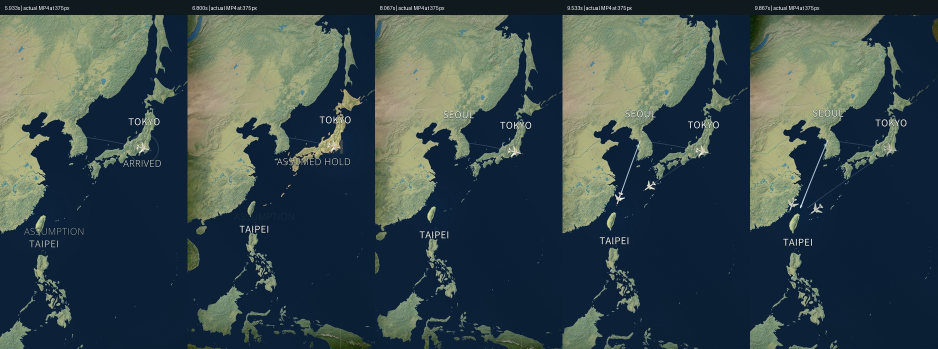
#> input picture deliverables/WORLD_SIMULATION_ENGINE/PRODUCTION_DEFAULT_INTEGRATION_v1/mobile_frames_2.jpg, 1875 x 697 px, given in place of final (2).mp4, which was not available (shown at 1/2 size)
$ python analyze.py
#> lines starting #> are read from the running program, lines starting #| are printed output that depends on the picture; pictures that were not available may be replaced by others from this repository, and a replacement may not be noted
import sys,json,hashlib,math,subprocess
from pathlib import Path
sys.path.insert(0,'/tmp/world-direction-v012/python')
import cv2,numpy as np
from scipy.signal import find_peaks
from PIL import Image,ImageDraw
ROOT=Path('/tmp/world-direction-v012')
FILES=[Path('/workspace/attachments/ba4b37c3-4cc3-4bb1-9218-3f59fe960a88/final (2).mp4'),Path('/workspace/attachments/3ba363f6-90fd-4ddf-bc0d-a6abc5ba7615/lv_0_20261008074313.mp4')]
def intervals(flags):
 out=[];start=None
 for i,f in enumerate(list(flags)+[False]):
  if f and start is None:start=i
  if not f and start is not None:
   if i-start>=9:out.append({'start':round(start/30,3),'end':round(i/30,3),'duration':round((i-start)/30,3)})
   start=None
 return out
for n,file in enumerate(FILES):
 cap=cv2.VideoCapture(str(file));frames=[];rows=[];last=None;previous=None
 while True:
  okay,frame=cap.read()
#> frame is the input picture: shape (697, 1875, 3); mean B, G, R 76, 73.4, 57
  if not okay:break
  frame=cv2.resize(frame,(270,round(frame.shape[0]*270/frame.shape[1])))
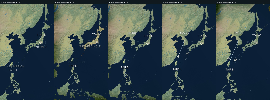
#> frame: shape (100, 270, 3); mean B, G, R 76.1, 73.5, 57.1
  frames.append(frame)
  h,w=frame.shape[:2];roi=frame[int(h*(.08 if n else .10)):int(h*(.64 if n else .85)),int(w*.05):int(w*.88)]
#> after `h, w = frame.shape[:2]`: h = 100; w = 270
#> after `roi = frame[int(h * (0.08 if n else 0.1)):int(h * (0.64 if n else 0.85`:
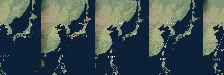
#> roi: shape (75, 224, 3); mean B, G, R 80, 78.7, 62.9
  gray=cv2.cvtColor(roi,cv2.COLOR_BGR2GRAY);row={'frame':len(frames)-1,'time':round((len(frames)-1)/30,6),'luma':float(gray.mean()),'dark_fraction':float((gray<18).mean()),'median_flow_px':None,'rotation_2d_deg_per_s':None,'scale_log_per_s':None,'affine_inliers':0}
#> after `gray = cv2.cvtColor(roi, cv2.COLOR_BGR2GRAY)`:
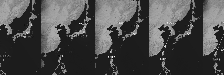
#> gray: shape (75, 224); min 11, max 248, mean 74.2
  if last is not None:
   pts=cv2.goodFeaturesToTrack(last,600,.012,6)
   if pts is not None:
    moved,status,err=cv2.calcOpticalFlowPyrLK(last,gray,pts,None,winSize=(21,21),maxLevel=3)
    valid=status.ravel()==1;a=pts[valid].reshape(-1,2);b=moved[valid].reshape(-1,2)
    if len(a)>=20:
     distances=np.linalg.norm(b-a,axis=1);row['median_flow_px']=float(np.median(distances))
     transform,mask=cv2.estimateAffinePartial2D(a,b,method=cv2.RANSAC,ransacReprojThreshold=1.8)
     if transform is not None and mask.sum()>=20 and mask.mean()>=.55:
      row['affine_inliers']=int(mask.sum());row['rotation_2d_deg_per_s']=math.atan2(transform[1,0],transform[0,0])*180/math.pi*30;row['scale_log_per_s']=math.log(max(1e-9,math.hypot(transform[0,0],transform[1,0])))*30
   row['frame_change']=float(np.abs(gray.astype(float)-last.astype(float)).mean())
  rows.append(row);last=gray
 cap.release()
 # Exclude the reference's appended CapCut slate; preserve full decoded records.
 end=12 if n==0 else 18.8
 selected=[r for r in rows if r['time']<end]
 smooth=[]
 for i,r in enumerate(selected):
  vals=[x['median_flow_px'] for x in selected[max(0,i-2):i+3] if x['median_flow_px'] is not None]
  smooth.append(float(np.median(vals)) if vals else None)
 settles=intervals([v is not None and v<.45 for v in smooth]);high=intervals([v is not None and v>2.2 for v in smooth])
 vel=[abs(r['rotation_2d_deg_per_s']) for r in selected if r['rotation_2d_deg_per_s'] is not None];zoom=[abs(r['scale_log_per_s']) for r in selected if r['scale_log_per_s'] is not None]
 audio=ROOT/f'audio{n}.f32';subprocess.run(['ffmpeg','-v','error','-i',str(file),'-vn','-ac','1','-ar','48000','-f','f32le',str(audio)],check=True)
 samples=np.fromfile(audio,dtype=np.float32);rms=np.sqrt(np.mean(samples[:len(samples)//1600*1600].reshape(-1,1600)**2,axis=1));db=20*np.log10(np.maximum(rms,1e-8));novelty=np.maximum(0,np.diff(db,prepend=db[0]));peaks,_=find_peaks(novelty,height=3.5,distance=6)
 report={'file':file.name,'sha256':hashlib.sha256(file.read_bytes()).hexdigest(),'decoded_frames':len(frames),'content_end':end,'excluded_tail_reason':'CapCut export slate after actual reference map segment' if n else None,'measurement':'2D feature flow/affine proxies on geographic ROI; not physical 3D camera or isolated SFX','thresholds':{'settle_px_per_frame':.45,'high_motion_px_per_frame':2.2,'min_segment_seconds':.3},'settles':settles,'high_motion':high,'rotation_2d_abs_p95_deg_s':float(np.percentile(vel,95)) if vel else None,'log_scale_abs_p95_s':float(np.percentile(zoom,95)) if zoom else None,'median_luma':float(np.median([r['luma'] for r in selected])),'last_map_luma':selected[-1]['luma'],'audio_transient_candidates':[round(int(i)/30,3) for i in peaks if i/30<end],'audio_peak':float(abs(samples).max()),'frames':rows}
 (ROOT/f'metrics{n}.json').write_text(json.dumps(report,indent=2))
 print(json.dumps({k:v for k,v in report.items() if k!='frames'}),flush=True)
 for page,start in enumerate(range(0,math.ceil(end*2),18)):
  selected_indices=[min(len(frames)-1,round(k*.5*30)) for k in range(start,min(start+18,math.ceil(end*2)))];tile_h=frames[0].shape[0]+24;sheet=Image.new('RGB',(270*6,tile_h*3),'#121d25');draw=ImageDraw.Draw(sheet)
  for j,i in enumerate(selected_indices):
   im=Image.fromarray(cv2.cvtColor(frames[i],cv2.COLOR_BGR2RGB));x=j%6*270;y=j//6*tile_h;sheet.paste(im,(x,y+24));draw.text((x+4,y+4),f'{i/30:.3f}s / frame {i}',fill='white')
  sheet.save(ROOT/f'contact_{n}_{page}.jpg',quality=91)

$ run again, on deliverables/WORLD_SIMULATION_ENGINE/PRODUCTION_DEFAULT_INTEGRATION_v1/mobile_frames_3.jpg
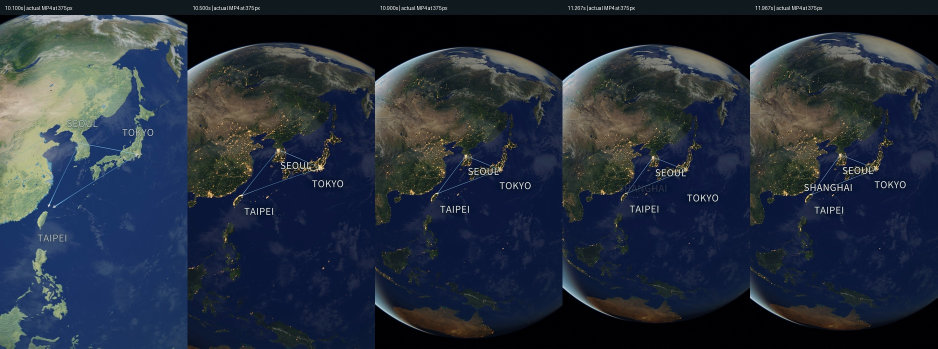
#> input picture deliverables/WORLD_SIMULATION_ENGINE/PRODUCTION_DEFAULT_INTEGRATION_v1/mobile_frames_3.jpg, 1875 x 697 px, given in place of final (2).mp4, which was not available (shown at 1/2 size)
#> frame is the input picture: shape (697, 1875, 3); mean B, G, R 60.5, 46.5, 37.5
#> frame: shape (100, 270, 3)
#> `roi = frame[int(h * (0.08 if n else 0.1)):int(h * (0.64 if n else 0.85`:
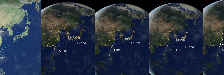
#> roi: shape (75, 224, 3); mean B, G, R 66.1, 50.3, 40.7
#> `gray = cv2.cvtColor(roi, cv2.COLOR_BGR2GRAY)`:
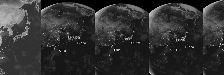
#> gray: shape (75, 224); min 0, max 230, mean 49.2

$ run again, on deliverables/WORLD_SIMULATION_ENGINE/PRODUCTION_DEFAULT_INTEGRATION_v1/contact_sheet.png
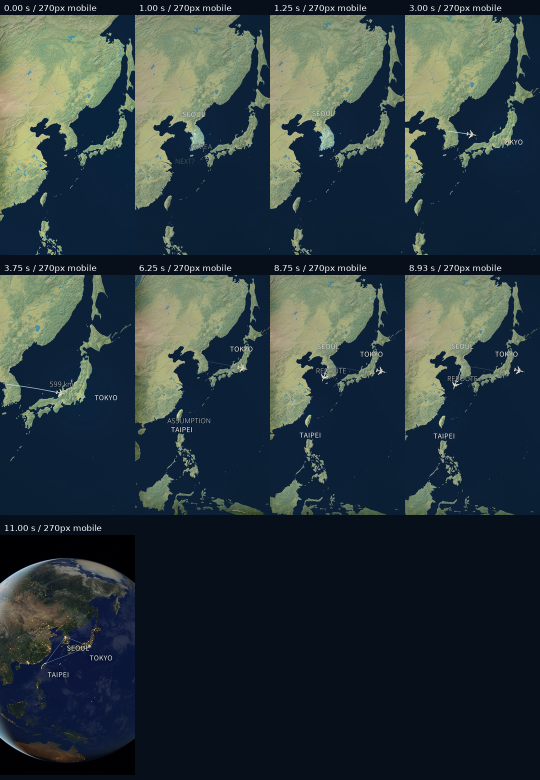
#> input picture deliverables/WORLD_SIMULATION_ENGINE/PRODUCTION_DEFAULT_INTEGRATION_v1/contact_sheet.png, 1080 x 1560 px, given in place of final (2).mp4, which was not available (shown at 1/2 size)
#> frame is the input picture: shape (1560, 1080, 3); mean B, G, R 62.2, 58.5, 44.6
#> frame: shape (390, 270, 3)
#> `roi = frame[int(h * (0.08 if n else 0.1)):int(h * (0.64 if n else 0.85`:
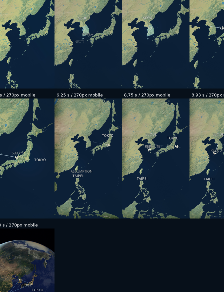
#> roi: shape (292, 224, 3); mean B, G, R 64.7, 60, 45.2
#> `gray = cv2.cvtColor(roi, cv2.COLOR_BGR2GRAY)`:
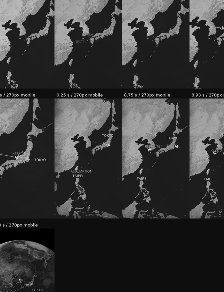
#> gray: shape (292, 224); min 0, max 239, mean 56.1
